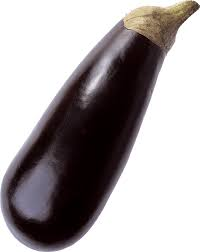
%> input picture brinjal13.jpg, 200 x 252 px
$ octave --eval "result = SizeInPixels('brinjal13.jpg');"   (GNU Octave 9; MATLAB toolbox functions it lacks are replaced by stand-ins)
%> lines starting %> are read from the running program, lines starting %| are printed output that depends on the picture; in (x1, y1, x2, y2) boxes, pixels count from 0 and x2, y2 are one past the last pixel; in counts of white or black regions, pixels touching at a corner belong together; the program's own positions count from 1
function SizeInPixels = SizeInPixels(img)
%> called with img = 'brinjal13.jpg'
    obj = imread(img);
%> obj is the input picture: size 252x200x3 uint8; mean R, G, B 169.4, 164.2, 165.3
    blue = obj(:,:,3);
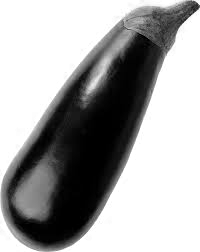
%> blue: size 252x200 uint8; min 0, max 255, mean 165.3
    bw = imbinarize(blue);
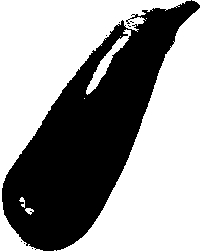
%> bw: size 252x200 logical; 59.2% white; 8 black regions (7 under 20 px), largest, box (x1, y1, x2, y2) and area: (2, 0, 200, 251) 20550
    se = strel('disk',2);
    bw = imopen(bw,se);
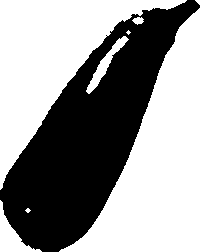
%> bw: size 252x200 logical; 58.6% white; 1 black region, box (x1, y1, x2, y2) and area: (0, 0, 200, 252) 20870
    SizeInPixels = sum(bw(:)==0);
%> SizeInPixels = 20870
end

$ run again, on pumpkin16.jpg
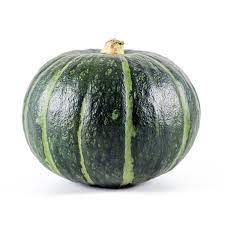
%> input picture pumpkin16.jpg, 225 x 225 px
%> in SizeInPixels, obj is the input picture: size 225x225x3 uint8; mean R, G, B 194.2, 198.9, 193.9
%> in SizeInPixels, `bw = imbinarize(blue);`:
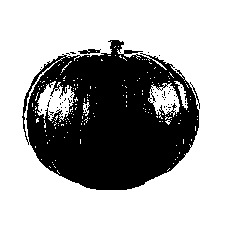
%> bw: size 225x225 logical; 65.4% white; 48 black regions (46 under 20 px), largest, box (x1, y1, x2, y2) and area: (22, 40, 200, 190) 17322, (78, 49, 101, 54) 72
%> in SizeInPixels, `bw = imopen(bw,se);`:
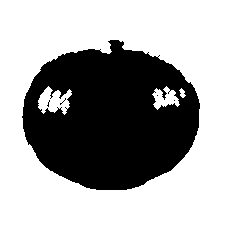
%> bw: size 225x225 logical; 62.3% white; 5 black regions (4 under 20 px), largest, box (x1, y1, x2, y2) and area: (22, 40, 200, 190) 19052
%> SizeInPixels = 19070

$ run again, on pepper13.jpeg
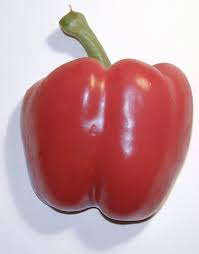
%> input picture pepper13.jpeg, 199 x 254 px
%> in SizeInPixels, obj is the input picture: size 254x199x3 uint8; mean R, G, B 197.4, 152.8, 157.2
%> in SizeInPixels, `blue = obj(:,:,3);`:
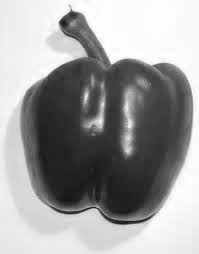
%> blue: size 254x199 uint8; min 23, max 255, mean 157.2
%> in SizeInPixels, `bw = imopen(bw,se);`:
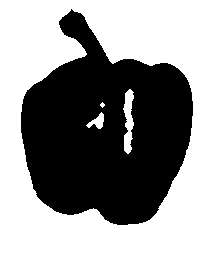
%> bw: size 254x199 logical; 53.1% white; 1 black region, box (x1, y1, x2, y2) and area: (21, 9, 193, 225) 23721
%> SizeInPixels = 23721
